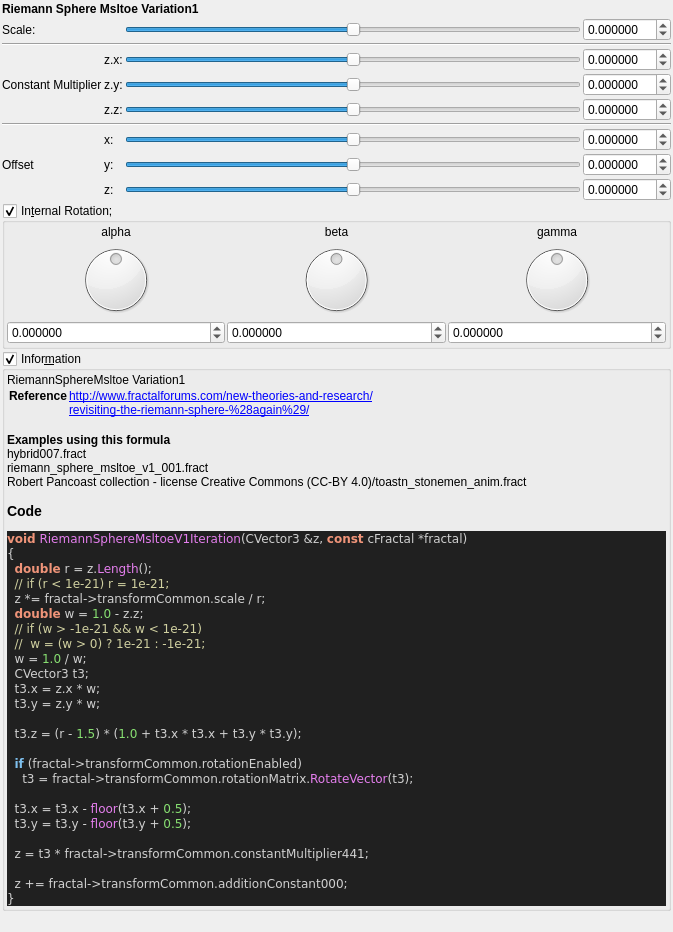
<?xml version="1.0" encoding="UTF-8"?>
<ui version="4.0">
 <class>riemann_sphere_msltoeV1</class>
 <widget class="QWidget" name="Form">
  <property name="geometry">
   <rect>
    <x>0</x>
    <y>0</y>
    <width>673</width>
    <height>932</height>
   </rect>
  </property>
  <property name="windowTitle">
   <string notr="true">riemann_sphere_msltoeV1</string>
  </property>
  <layout class="QVBoxLayout" name="verticalLayout">
   <property name="spacing">
    <number>2</number>
   </property>
   <property name="leftMargin">
    <number>2</number>
   </property>
   <property name="topMargin">
    <number>2</number>
   </property>
   <property name="rightMargin">
    <number>2</number>
   </property>
   <property name="bottomMargin">
    <number>2</number>
   </property>
   <item>
    <widget class="QLabel" name="label_252">
     <property name="font">
      <font>
       <weight>75</weight>
       <bold>true</bold>
      </font>
     </property>
     <property name="text">
      <string>Riemann Sphere Msltoe Variation1</string>
     </property>
    </widget>
   </item>
   <item>
    <layout class="QGridLayout" name="gridLayout_63">
     <property name="spacing">
      <number>2</number>
     </property>
     <item row="2" column="4">
      <widget class="MyDoubleSpinBox" name="spinbox3_transf_constant_multiplier_441_x">
       <property name="sizePolicy">
        <sizepolicy hsizetype="Minimum" vsizetype="Maximum">
         <horstretch>0</horstretch>
         <verstretch>0</verstretch>
        </sizepolicy>
       </property>
       <property name="prefix">
        <string/>
       </property>
       <property name="suffix">
        <string/>
       </property>
       <property name="decimals">
        <number>6</number>
       </property>
       <property name="minimum">
        <double>-99.989999999999995</double>
       </property>
       <property name="maximum">
        <double>99.989999999999995</double>
       </property>
       <property name="singleStep">
        <double>0.100000000000000</double>
       </property>
      </widget>
     </item>
     <item row="3" column="4">
      <widget class="MyDoubleSpinBox" name="spinbox3_transf_constant_multiplier_441_y">
       <property name="sizePolicy">
        <sizepolicy hsizetype="Minimum" vsizetype="Maximum">
         <horstretch>0</horstretch>
         <verstretch>0</verstretch>
        </sizepolicy>
       </property>
       <property name="prefix">
        <string/>
       </property>
       <property name="suffix">
        <string/>
       </property>
       <property name="decimals">
        <number>6</number>
       </property>
       <property name="minimum">
        <double>-99.989999999999995</double>
       </property>
       <property name="maximum">
        <double>99.989999999999995</double>
       </property>
       <property name="singleStep">
        <double>0.100000000000000</double>
       </property>
      </widget>
     </item>
     <item row="3" column="1">
      <widget class="QLabel" name="label_108">
       <property name="text">
        <string>Constant Multiplier</string>
       </property>
      </widget>
     </item>
     <item row="4" column="3">
      <widget class="QSlider" name="slider3_transf_constant_multiplier_441_z">
       <property name="sizePolicy">
        <sizepolicy hsizetype="Expanding" vsizetype="Maximum">
         <horstretch>0</horstretch>
         <verstretch>0</verstretch>
        </sizepolicy>
       </property>
       <property name="minimum">
        <number>-10000000</number>
       </property>
       <property name="maximum">
        <number>10000000</number>
       </property>
       <property name="value">
        <number>0</number>
       </property>
       <property name="sliderPosition">
        <number>0</number>
       </property>
       <property name="orientation">
        <enum>Qt::Horizontal</enum>
       </property>
      </widget>
     </item>
     <item row="4" column="2">
      <widget class="QLabel" name="label_111">
       <property name="text">
        <string>z.z:</string>
       </property>
      </widget>
     </item>
     <item row="4" column="4">
      <widget class="MyDoubleSpinBox" name="spinbox3_transf_constant_multiplier_441_z">
       <property name="sizePolicy">
        <sizepolicy hsizetype="Minimum" vsizetype="Maximum">
         <horstretch>0</horstretch>
         <verstretch>0</verstretch>
        </sizepolicy>
       </property>
       <property name="prefix">
        <string/>
       </property>
       <property name="suffix">
        <string/>
       </property>
       <property name="decimals">
        <number>6</number>
       </property>
       <property name="minimum">
        <double>-99.989999999999995</double>
       </property>
       <property name="maximum">
        <double>99.989999999999995</double>
       </property>
       <property name="singleStep">
        <double>0.100000000000000</double>
       </property>
      </widget>
     </item>
     <item row="1" column="1" colspan="4">
      <widget class="Line" name="line_55">
       <property name="orientation">
        <enum>Qt::Horizontal</enum>
       </property>
      </widget>
     </item>
     <item row="7" column="1">
      <widget class="QLabel" name="label_255">
       <property name="text">
        <string>Offset</string>
       </property>
      </widget>
     </item>
     <item row="6" column="1">
      <widget class="QLabel" name="label_253">
       <property name="text">
        <string/>
       </property>
      </widget>
     </item>
     <item row="0" column="4">
      <widget class="MyDoubleSpinBox" name="spinbox_transf_scale">
       <property name="sizePolicy">
        <sizepolicy hsizetype="Minimum" vsizetype="Maximum">
         <horstretch>0</horstretch>
         <verstretch>0</verstretch>
        </sizepolicy>
       </property>
       <property name="prefix">
        <string/>
       </property>
       <property name="suffix">
        <string/>
       </property>
       <property name="decimals">
        <number>6</number>
       </property>
       <property name="minimum">
        <double>-99.989999999999995</double>
       </property>
       <property name="maximum">
        <double>99.989999999999995</double>
       </property>
       <property name="singleStep">
        <double>0.100000000000000</double>
       </property>
      </widget>
     </item>
     <item row="8" column="1">
      <widget class="QLabel" name="label_257">
       <property name="text">
        <string/>
       </property>
      </widget>
     </item>
     <item row="7" column="4">
      <widget class="MyDoubleSpinBox" name="spinbox3_transf_addition_constant_y">
       <property name="sizePolicy">
        <sizepolicy hsizetype="Minimum" vsizetype="Maximum">
         <horstretch>0</horstretch>
         <verstretch>0</verstretch>
        </sizepolicy>
       </property>
       <property name="prefix">
        <string/>
       </property>
       <property name="suffix">
        <string/>
       </property>
       <property name="decimals">
        <number>6</number>
       </property>
       <property name="minimum">
        <double>-99.989999999999995</double>
       </property>
       <property name="maximum">
        <double>99.989999999999995</double>
       </property>
       <property name="singleStep">
        <double>0.100000000000000</double>
       </property>
      </widget>
     </item>
     <item row="6" column="4">
      <widget class="MyDoubleSpinBox" name="spinbox3_transf_addition_constant_x">
       <property name="sizePolicy">
        <sizepolicy hsizetype="Minimum" vsizetype="Maximum">
         <horstretch>0</horstretch>
         <verstretch>0</verstretch>
        </sizepolicy>
       </property>
       <property name="prefix">
        <string/>
       </property>
       <property name="suffix">
        <string/>
       </property>
       <property name="decimals">
        <number>6</number>
       </property>
       <property name="minimum">
        <double>-99.989999999999995</double>
       </property>
       <property name="maximum">
        <double>99.989999999999995</double>
       </property>
       <property name="singleStep">
        <double>0.100000000000000</double>
       </property>
      </widget>
     </item>
     <item row="0" column="1">
      <widget class="QLabel" name="label_251">
       <property name="text">
        <string>Scale:</string>
       </property>
      </widget>
     </item>
     <item row="7" column="3">
      <widget class="QSlider" name="slider3_transf_addition_constant_y">
       <property name="sizePolicy">
        <sizepolicy hsizetype="Expanding" vsizetype="Maximum">
         <horstretch>0</horstretch>
         <verstretch>0</verstretch>
        </sizepolicy>
       </property>
       <property name="minimum">
        <number>-5000000</number>
       </property>
       <property name="maximum">
        <number>5000000</number>
       </property>
       <property name="singleStep">
        <number>1</number>
       </property>
       <property name="orientation">
        <enum>Qt::Horizontal</enum>
       </property>
      </widget>
     </item>
     <item row="0" column="3">
      <widget class="QSlider" name="slider_transf_scale">
       <property name="sizePolicy">
        <sizepolicy hsizetype="Preferred" vsizetype="Preferred">
         <horstretch>0</horstretch>
         <verstretch>0</verstretch>
        </sizepolicy>
       </property>
       <property name="minimum">
        <number>-5000000</number>
       </property>
       <property name="maximum">
        <number>5000000</number>
       </property>
       <property name="singleStep">
        <number>1</number>
       </property>
       <property name="orientation">
        <enum>Qt::Horizontal</enum>
       </property>
      </widget>
     </item>
     <item row="8" column="4">
      <widget class="MyDoubleSpinBox" name="spinbox3_transf_addition_constant_z">
       <property name="sizePolicy">
        <sizepolicy hsizetype="Minimum" vsizetype="Maximum">
         <horstretch>0</horstretch>
         <verstretch>0</verstretch>
        </sizepolicy>
       </property>
       <property name="prefix">
        <string/>
       </property>
       <property name="suffix">
        <string/>
       </property>
       <property name="decimals">
        <number>6</number>
       </property>
       <property name="minimum">
        <double>-99.989999999999995</double>
       </property>
       <property name="maximum">
        <double>99.989999999999995</double>
       </property>
       <property name="singleStep">
        <double>0.100000000000000</double>
       </property>
      </widget>
     </item>
     <item row="6" column="3">
      <widget class="QSlider" name="slider3_transf_addition_constant_x">
       <property name="sizePolicy">
        <sizepolicy hsizetype="Preferred" vsizetype="Preferred">
         <horstretch>0</horstretch>
         <verstretch>0</verstretch>
        </sizepolicy>
       </property>
       <property name="minimum">
        <number>-5000000</number>
       </property>
       <property name="maximum">
        <number>5000000</number>
       </property>
       <property name="singleStep">
        <number>1</number>
       </property>
       <property name="orientation">
        <enum>Qt::Horizontal</enum>
       </property>
      </widget>
     </item>
     <item row="8" column="3">
      <widget class="QSlider" name="slider3_transf_addition_constant_z">
       <property name="sizePolicy">
        <sizepolicy hsizetype="Expanding" vsizetype="Maximum">
         <horstretch>0</horstretch>
         <verstretch>0</verstretch>
        </sizepolicy>
       </property>
       <property name="minimum">
        <number>-5000000</number>
       </property>
       <property name="maximum">
        <number>5000000</number>
       </property>
       <property name="singleStep">
        <number>1</number>
       </property>
       <property name="orientation">
        <enum>Qt::Horizontal</enum>
       </property>
      </widget>
     </item>
     <item row="2" column="3">
      <widget class="QSlider" name="slider3_transf_constant_multiplier_441_x">
       <property name="sizePolicy">
        <sizepolicy hsizetype="Expanding" vsizetype="Maximum">
         <horstretch>0</horstretch>
         <verstretch>0</verstretch>
        </sizepolicy>
       </property>
       <property name="minimum">
        <number>-10000000</number>
       </property>
       <property name="maximum">
        <number>10000000</number>
       </property>
       <property name="value">
        <number>0</number>
       </property>
       <property name="sliderPosition">
        <number>0</number>
       </property>
       <property name="orientation">
        <enum>Qt::Horizontal</enum>
       </property>
      </widget>
     </item>
     <item row="3" column="2">
      <widget class="QLabel" name="label_110">
       <property name="text">
        <string>z.y:</string>
       </property>
      </widget>
     </item>
     <item row="2" column="2">
      <widget class="QLabel" name="label_109">
       <property name="text">
        <string>z.x:</string>
       </property>
      </widget>
     </item>
     <item row="3" column="3">
      <widget class="QSlider" name="slider3_transf_constant_multiplier_441_y">
       <property name="sizePolicy">
        <sizepolicy hsizetype="Expanding" vsizetype="Maximum">
         <horstretch>0</horstretch>
         <verstretch>0</verstretch>
        </sizepolicy>
       </property>
       <property name="minimum">
        <number>-10000000</number>
       </property>
       <property name="maximum">
        <number>10000000</number>
       </property>
       <property name="value">
        <number>0</number>
       </property>
       <property name="sliderPosition">
        <number>0</number>
       </property>
       <property name="orientation">
        <enum>Qt::Horizontal</enum>
       </property>
      </widget>
     </item>
     <item row="6" column="2">
      <widget class="QLabel" name="label_112">
       <property name="text">
        <string>x:</string>
       </property>
      </widget>
     </item>
     <item row="5" column="1" colspan="4">
      <widget class="Line" name="line_53">
       <property name="orientation">
        <enum>Qt::Horizontal</enum>
       </property>
      </widget>
     </item>
     <item row="7" column="2">
      <widget class="QLabel" name="label_113">
       <property name="text">
        <string>y:</string>
       </property>
      </widget>
     </item>
     <item row="8" column="2">
      <widget class="QLabel" name="label_114">
       <property name="text">
        <string>z:</string>
       </property>
      </widget>
     </item>
    </layout>
   </item>
   <item>
    <widget class="MyGroupBox" name="groupCheck_transf_rotation_enabled">
     <property name="title">
      <string>In&amp;ternal Rotation; </string>
     </property>
     <property name="checkable">
      <bool>true</bool>
     </property>
     <layout class="QVBoxLayout" name="verticalLayout_8" stretch="0">
      <property name="spacing">
       <number>2</number>
      </property>
      <property name="leftMargin">
       <number>2</number>
      </property>
      <property name="topMargin">
       <number>2</number>
      </property>
      <property name="rightMargin">
       <number>2</number>
      </property>
      <property name="bottomMargin">
       <number>2</number>
      </property>
      <item>
       <layout class="QGridLayout" name="gridLayout_10">
        <property name="spacing">
         <number>2</number>
        </property>
        <item row="1" column="2">
         <widget class="QLabel" name="label_36">
          <property name="text">
           <string>gamma</string>
          </property>
          <property name="alignment">
           <set>Qt::AlignCenter</set>
          </property>
         </widget>
        </item>
        <item row="1" column="1">
         <widget class="QLabel" name="label_34">
          <property name="text">
           <string>beta</string>
          </property>
          <property name="alignment">
           <set>Qt::AlignCenter</set>
          </property>
         </widget>
        </item>
        <item row="1" column="0">
         <widget class="QLabel" name="label_35">
          <property name="text">
           <string>alpha</string>
          </property>
          <property name="alignment">
           <set>Qt::AlignCenter</set>
          </property>
         </widget>
        </item>
        <item row="2" column="1">
         <widget class="QDial" name="dial3_transf_rotation_y">
          <property name="minimum">
           <number>-18000</number>
          </property>
          <property name="maximum">
           <number>18000</number>
          </property>
          <property name="wrapping">
           <bool>true</bool>
          </property>
         </widget>
        </item>
        <item row="2" column="2">
         <widget class="QDial" name="dial3_transf_rotation_z">
          <property name="minimum">
           <number>-18000</number>
          </property>
          <property name="maximum">
           <number>18000</number>
          </property>
          <property name="wrapping">
           <bool>true</bool>
          </property>
         </widget>
        </item>
        <item row="3" column="0">
         <widget class="MyDoubleSpinBox" name="spinboxd3_transf_rotation_x">
          <property name="sizePolicy">
           <sizepolicy hsizetype="Minimum" vsizetype="Maximum">
            <horstretch>0</horstretch>
            <verstretch>0</verstretch>
           </sizepolicy>
          </property>
          <property name="prefix">
           <string/>
          </property>
          <property name="suffix">
           <string/>
          </property>
          <property name="decimals">
           <number>6</number>
          </property>
          <property name="minimum">
           <double>-180.000000000000000</double>
          </property>
          <property name="maximum">
           <double>180.000000000000000</double>
          </property>
          <property name="singleStep">
           <double>1.000000000000000</double>
          </property>
         </widget>
        </item>
        <item row="2" column="0">
         <widget class="QDial" name="dial3_transf_rotation_x">
          <property name="minimum">
           <number>-18000</number>
          </property>
          <property name="maximum">
           <number>18000</number>
          </property>
          <property name="wrapping">
           <bool>true</bool>
          </property>
         </widget>
        </item>
        <item row="3" column="2">
         <widget class="MyDoubleSpinBox" name="spinboxd3_transf_rotation_z">
          <property name="sizePolicy">
           <sizepolicy hsizetype="Minimum" vsizetype="Maximum">
            <horstretch>0</horstretch>
            <verstretch>0</verstretch>
           </sizepolicy>
          </property>
          <property name="prefix">
           <string/>
          </property>
          <property name="suffix">
           <string/>
          </property>
          <property name="decimals">
           <number>6</number>
          </property>
          <property name="minimum">
           <double>-180.000000000000000</double>
          </property>
          <property name="maximum">
           <double>180.000000000000000</double>
          </property>
          <property name="singleStep">
           <double>1.000000000000000</double>
          </property>
         </widget>
        </item>
        <item row="3" column="1">
         <widget class="MyDoubleSpinBox" name="spinboxd3_transf_rotation_y">
          <property name="sizePolicy">
           <sizepolicy hsizetype="Minimum" vsizetype="Maximum">
            <horstretch>0</horstretch>
            <verstretch>0</verstretch>
           </sizepolicy>
          </property>
          <property name="prefix">
           <string/>
          </property>
          <property name="suffix">
           <string/>
          </property>
          <property name="decimals">
           <number>6</number>
          </property>
          <property name="minimum">
           <double>-180.000000000000000</double>
          </property>
          <property name="maximum">
           <double>180.000000000000000</double>
          </property>
          <property name="singleStep">
           <double>1.000000000000000</double>
          </property>
         </widget>
        </item>
       </layout>
      </item>
     </layout>
    </widget>
   </item>
   <item>
    <widget class="MyGroupBox" name="groupCheck_info">
     <property name="title">
      <string>Infor&amp;mation</string>
     </property>
     <property name="flat">
      <bool>false</bool>
     </property>
     <property name="checkable">
      <bool>true</bool>
     </property>
     <layout class="QVBoxLayout" name="verticalLayout_2">
      <property name="spacing">
       <number>2</number>
      </property>
      <property name="leftMargin">
       <number>2</number>
      </property>
      <property name="topMargin">
       <number>2</number>
      </property>
      <property name="rightMargin">
       <number>2</number>
      </property>
      <property name="bottomMargin">
       <number>2</number>
      </property>
      <item>
       <widget class="QLabel" name="label_code_content">
        <property name="text">
         <string notr="true">&lt;p&gt;RiemannSphereMsltoe Variation1&lt;/p&gt;&lt;table&gt;
&lt;tr&gt;&lt;th&gt;Reference&lt;/th&gt;&lt;td&gt;&lt;a href=&quot;http://www.fractalforums.com/new-theories-and-research/&quot;&gt;http://www.fractalforums.com/new-theories-and-research/&lt;br&gt;
&lt;a href=&quot;revisiting-the-riemann-sphere-%28again%29/&quot;&gt;revisiting-the-riemann-sphere-%28again%29/&lt;br&gt;
&lt;/td&gt;&lt;/tr&gt;
&lt;/table&gt;
&lt;b&gt;Examples using this formula&lt;/b&gt;&lt;br&gt;hybrid007.fract&lt;br&gt;riemann_sphere_msltoe_v1_001.fract&lt;br&gt;Robert Pancoast collection - license Creative Commons (CC-BY 4.0)/toastn_stonemen_anim.fract&lt;h3&gt;Code&lt;/h3&gt;
&lt;body style=&quot;background-color:#202020&quot;&gt;
&lt;pre style=&quot;color:#d0d0d0; background-color:#202020;  font-family:'Courier New',monospace;&quot;&gt;&lt;span style=&quot;color:#f09479; font-weight:bold&quot;&gt;void&lt;/span&gt; &lt;span style=&quot;color:#e47eed&quot;&gt;RiemannSphereMsltoeV1Iteration&lt;/span&gt;&lt;span style=&quot;color:#d0d0d0&quot;&gt;(&lt;/span&gt;CVector3 &lt;span style=&quot;color:#d0d0d0&quot;&gt;&amp;amp;&lt;/span&gt;z&lt;span style=&quot;color:#d0d0d0&quot;&gt;,&lt;/span&gt; &lt;span style=&quot;color:#f09479; font-weight:bold&quot;&gt;const&lt;/span&gt; cFractal &lt;span style=&quot;color:#d0d0d0&quot;&gt;*&lt;/span&gt;fractal&lt;span style=&quot;color:#d0d0d0&quot;&gt;)&lt;/span&gt;
&lt;span style=&quot;color:#d0d0d0&quot;&gt;{&lt;/span&gt;
  &lt;span style=&quot;color:#f09479; font-weight:bold&quot;&gt;double&lt;/span&gt; r &lt;span style=&quot;color:#d0d0d0&quot;&gt;=&lt;/span&gt; z&lt;span style=&quot;color:#d0d0d0&quot;&gt;.&lt;/span&gt;&lt;span style=&quot;color:#e47eed&quot;&gt;Length&lt;/span&gt;&lt;span style=&quot;color:#d0d0d0&quot;&gt;();&lt;/span&gt;
  &lt;span style=&quot;color:#d0d0a0&quot;&gt;// if (r &amp;lt; 1e-21) r = 1e-21;&lt;/span&gt;
  z &lt;span style=&quot;color:#d0d0d0&quot;&gt;*=&lt;/span&gt; fractal&lt;span style=&quot;color:#d0d0d0&quot;&gt;-&amp;gt;&lt;/span&gt;transformCommon&lt;span style=&quot;color:#d0d0d0&quot;&gt;.&lt;/span&gt;scale &lt;span style=&quot;color:#d0d0d0&quot;&gt;/&lt;/span&gt; r&lt;span style=&quot;color:#d0d0d0&quot;&gt;;&lt;/span&gt;
  &lt;span style=&quot;color:#f09479; font-weight:bold&quot;&gt;double&lt;/span&gt; w &lt;span style=&quot;color:#d0d0d0&quot;&gt;=&lt;/span&gt; &lt;span style=&quot;color:#87df71&quot;&gt;1.0&lt;/span&gt; &lt;span style=&quot;color:#d0d0d0&quot;&gt;-&lt;/span&gt; z&lt;span style=&quot;color:#d0d0d0&quot;&gt;.&lt;/span&gt;z&lt;span style=&quot;color:#d0d0d0&quot;&gt;;&lt;/span&gt;
  &lt;span style=&quot;color:#d0d0a0&quot;&gt;// if (w &amp;gt; -1e-21 &amp;amp;&amp;amp; w &amp;lt; 1e-21)&lt;/span&gt;
  &lt;span style=&quot;color:#d0d0a0&quot;&gt;//  w = (w &amp;gt; 0) ? 1e-21 : -1e-21;&lt;/span&gt;
  w &lt;span style=&quot;color:#d0d0d0&quot;&gt;=&lt;/span&gt; &lt;span style=&quot;color:#87df71&quot;&gt;1.0&lt;/span&gt; &lt;span style=&quot;color:#d0d0d0&quot;&gt;/&lt;/span&gt; w&lt;span style=&quot;color:#d0d0d0&quot;&gt;;&lt;/span&gt;
  CVector3 t3&lt;span style=&quot;color:#d0d0d0&quot;&gt;;&lt;/span&gt;
  t3&lt;span style=&quot;color:#d0d0d0&quot;&gt;.&lt;/span&gt;x &lt;span style=&quot;color:#d0d0d0&quot;&gt;=&lt;/span&gt; z&lt;span style=&quot;color:#d0d0d0&quot;&gt;.&lt;/span&gt;x &lt;span style=&quot;color:#d0d0d0&quot;&gt;*&lt;/span&gt; w&lt;span style=&quot;color:#d0d0d0&quot;&gt;;&lt;/span&gt;
  t3&lt;span style=&quot;color:#d0d0d0&quot;&gt;.&lt;/span&gt;y &lt;span style=&quot;color:#d0d0d0&quot;&gt;=&lt;/span&gt; z&lt;span style=&quot;color:#d0d0d0&quot;&gt;.&lt;/span&gt;y &lt;span style=&quot;color:#d0d0d0&quot;&gt;*&lt;/span&gt; w&lt;span style=&quot;color:#d0d0d0&quot;&gt;;&lt;/span&gt;

  t3&lt;span style=&quot;color:#d0d0d0&quot;&gt;.&lt;/span&gt;z &lt;span style=&quot;color:#d0d0d0&quot;&gt;= (&lt;/span&gt;r &lt;span style=&quot;color:#d0d0d0&quot;&gt;-&lt;/span&gt; &lt;span style=&quot;color:#87df71&quot;&gt;1.5&lt;/span&gt;&lt;span style=&quot;color:#d0d0d0&quot;&gt;) * (&lt;/span&gt;&lt;span style=&quot;color:#87df71&quot;&gt;1.0&lt;/span&gt; &lt;span style=&quot;color:#d0d0d0&quot;&gt;+&lt;/span&gt; t3&lt;span style=&quot;color:#d0d0d0&quot;&gt;.&lt;/span&gt;x &lt;span style=&quot;color:#d0d0d0&quot;&gt;*&lt;/span&gt; t3&lt;span style=&quot;color:#d0d0d0&quot;&gt;.&lt;/span&gt;x &lt;span style=&quot;color:#d0d0d0&quot;&gt;+&lt;/span&gt; t3&lt;span style=&quot;color:#d0d0d0&quot;&gt;.&lt;/span&gt;y &lt;span style=&quot;color:#d0d0d0&quot;&gt;*&lt;/span&gt; t3&lt;span style=&quot;color:#d0d0d0&quot;&gt;.&lt;/span&gt;y&lt;span style=&quot;color:#d0d0d0&quot;&gt;);&lt;/span&gt;

  &lt;span style=&quot;color:#7ec0ee; font-weight:bold&quot;&gt;if&lt;/span&gt; &lt;span style=&quot;color:#d0d0d0&quot;&gt;(&lt;/span&gt;fractal&lt;span style=&quot;color:#d0d0d0&quot;&gt;-&amp;gt;&lt;/span&gt;transformCommon&lt;span style=&quot;color:#d0d0d0&quot;&gt;.&lt;/span&gt;rotationEnabled&lt;span style=&quot;color:#d0d0d0&quot;&gt;)&lt;/span&gt;
    t3 &lt;span style=&quot;color:#d0d0d0&quot;&gt;=&lt;/span&gt; fractal&lt;span style=&quot;color:#d0d0d0&quot;&gt;-&amp;gt;&lt;/span&gt;transformCommon&lt;span style=&quot;color:#d0d0d0&quot;&gt;.&lt;/span&gt;rotationMatrix&lt;span style=&quot;color:#d0d0d0&quot;&gt;.&lt;/span&gt;&lt;span style=&quot;color:#e47eed&quot;&gt;RotateVector&lt;/span&gt;&lt;span style=&quot;color:#d0d0d0&quot;&gt;(&lt;/span&gt;t3&lt;span style=&quot;color:#d0d0d0&quot;&gt;);&lt;/span&gt;

  t3&lt;span style=&quot;color:#d0d0d0&quot;&gt;.&lt;/span&gt;x &lt;span style=&quot;color:#d0d0d0&quot;&gt;=&lt;/span&gt; t3&lt;span style=&quot;color:#d0d0d0&quot;&gt;.&lt;/span&gt;x &lt;span style=&quot;color:#d0d0d0&quot;&gt;-&lt;/span&gt; &lt;span style=&quot;color:#e47eed&quot;&gt;floor&lt;/span&gt;&lt;span style=&quot;color:#d0d0d0&quot;&gt;(&lt;/span&gt;t3&lt;span style=&quot;color:#d0d0d0&quot;&gt;.&lt;/span&gt;x &lt;span style=&quot;color:#d0d0d0&quot;&gt;+&lt;/span&gt; &lt;span style=&quot;color:#87df71&quot;&gt;0.5&lt;/span&gt;&lt;span style=&quot;color:#d0d0d0&quot;&gt;);&lt;/span&gt;
  t3&lt;span style=&quot;color:#d0d0d0&quot;&gt;.&lt;/span&gt;y &lt;span style=&quot;color:#d0d0d0&quot;&gt;=&lt;/span&gt; t3&lt;span style=&quot;color:#d0d0d0&quot;&gt;.&lt;/span&gt;y &lt;span style=&quot;color:#d0d0d0&quot;&gt;-&lt;/span&gt; &lt;span style=&quot;color:#e47eed&quot;&gt;floor&lt;/span&gt;&lt;span style=&quot;color:#d0d0d0&quot;&gt;(&lt;/span&gt;t3&lt;span style=&quot;color:#d0d0d0&quot;&gt;.&lt;/span&gt;y &lt;span style=&quot;color:#d0d0d0&quot;&gt;+&lt;/span&gt; &lt;span style=&quot;color:#87df71&quot;&gt;0.5&lt;/span&gt;&lt;span style=&quot;color:#d0d0d0&quot;&gt;);&lt;/span&gt;

  z &lt;span style=&quot;color:#d0d0d0&quot;&gt;=&lt;/span&gt; t3 &lt;span style=&quot;color:#d0d0d0&quot;&gt;*&lt;/span&gt; fractal&lt;span style=&quot;color:#d0d0d0&quot;&gt;-&amp;gt;&lt;/span&gt;transformCommon&lt;span style=&quot;color:#d0d0d0&quot;&gt;.&lt;/span&gt;constantMultiplier441&lt;span style=&quot;color:#d0d0d0&quot;&gt;;&lt;/span&gt;

  z &lt;span style=&quot;color:#d0d0d0&quot;&gt;+=&lt;/span&gt; fractal&lt;span style=&quot;color:#d0d0d0&quot;&gt;-&amp;gt;&lt;/span&gt;transformCommon&lt;span style=&quot;color:#d0d0d0&quot;&gt;.&lt;/span&gt;additionConstant000&lt;span style=&quot;color:#d0d0d0&quot;&gt;;&lt;/span&gt;
&lt;span style=&quot;color:#d0d0d0&quot;&gt;}&lt;/span&gt;
&lt;/pre&gt;
&lt;/body&gt;</string>
        </property>
        <property name="wordWrap">
         <bool>true</bool>
        </property>
        <property name="openExternalLinks">
         <bool>true</bool>
        </property>
        <property name="textInteractionFlags">
         <set>Qt::LinksAccessibleByMouse|Qt::TextSelectableByMouse</set>
        </property>
       </widget>
      </item>
     </layout>
    </widget>
   </item>
   <item>
    <spacer name="verticalSpacer">
     <property name="orientation">
      <enum>Qt::Vertical</enum>
     </property>
     <property name="sizeHint" stdset="0">
      <size>
       <width>20</width>
       <height>40</height>
      </size>
     </property>
    </spacer>
   </item>
  </layout>
 </widget>
 <customwidgets>
  <customwidget>
   <class>MyDoubleSpinBox</class>
   <extends>QDoubleSpinBox</extends>
   <header>my_double_spin_box.h</header>
  </customwidget>
  <customwidget>
   <class>MyGroupBox</class>
   <extends>QGroupBox</extends>
   <header>my_group_box.h</header>
   <container>1</container>
  </customwidget>
 </customwidgets>
 <resources/>
 <connections/>
</ui>
